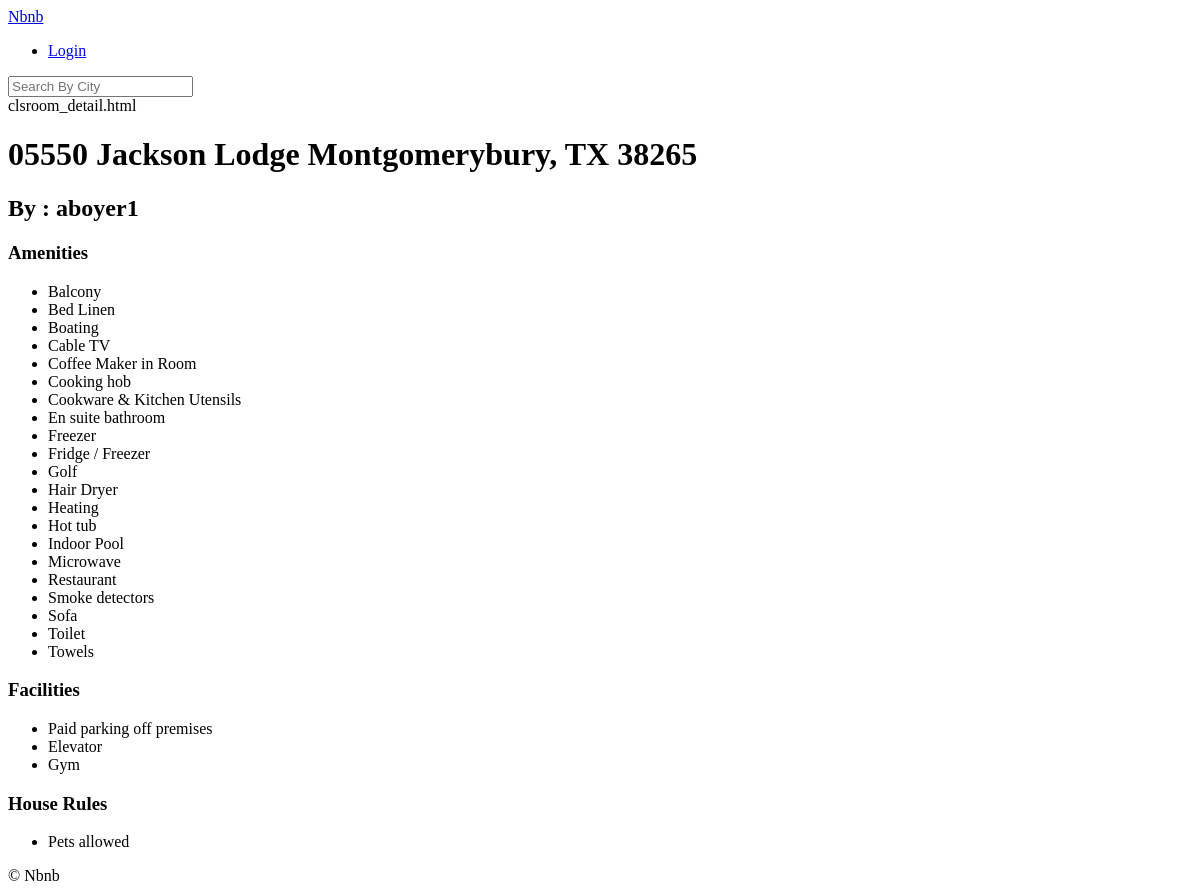
The app's page /rooms/4, older data.
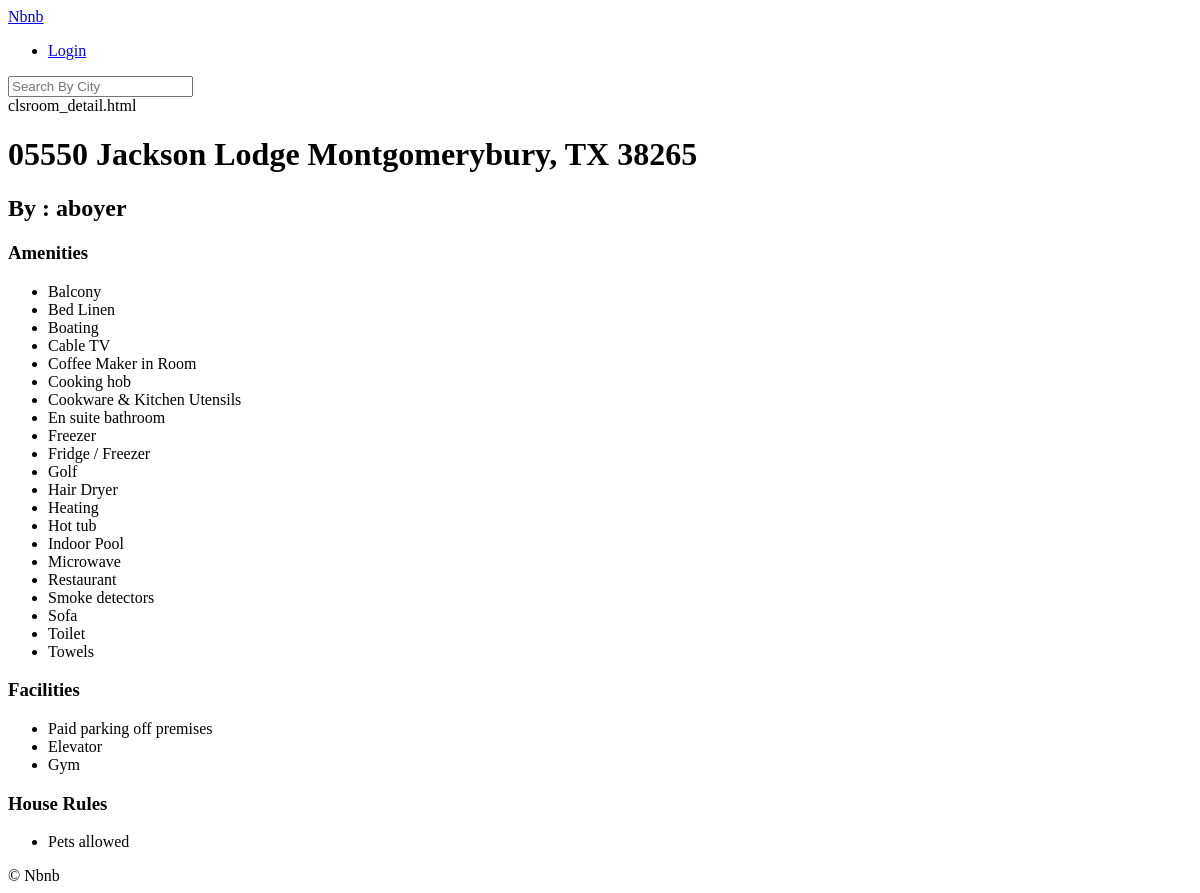
The same page, newer data.
### appRooms/models.py (models this page shows, shortened)
class clsRoom(core_models.TimeStampedModel):
    colName = models.CharField(null=True, blank=True, max_length=140)
    colDescription = models.TextField(null=True, blank=True)
    colCountry = CountryField(null=True, blank=True)
    colCity = models.CharField(max_length=80, null=True, blank=True)
    colPrice = models.IntegerField(default=0)
    colAddress = models.CharField(max_length=140, null=True, blank=True)
    colGuests = models.IntegerField(default=0)
    colBeds = models.IntegerField(default=0)
    colBedrooms = models.IntegerField(default=0)
    colBaths = models.IntegerField(default=0)
    colCheck_in = models.TimeField(null=True)
    colCheck_out = models.TimeField(null=True)
    colInstant_book = models.BooleanField(default=False)
    colHost = models.ForeignKey(
        "appUsers.clsUser", related_name="relRooms", null=True, on_delete=models.CASCADE
    )
    colRoom_type = models.ForeignKey(
        "clsRoomType",
        related_name="relRooms",
        on_delete=models.SET_NULL,
        null=True,
        blank=True,
    )
    colAmenities = models.ManyToManyField(
        "clsAmenity", related_name="relRooms", blank=True
    )
    colFacilities = models.ManyToManyField(
        "clsFacility", related_name="relRooms", blank=True
    )
    colHouse_rules = models.ManyToManyField(
        "clsHouseRule", related_name="relRooms", blank=True
    )
    def save(self, *args, **kwargs):
        self.colCity = str.capitalize(self.colCity)
        super().save(*args, **kwargs)  # call the real save() method
    """
    #   저장하려는 데이타 값들을 확인하고 저장할 수 있다
    def save_model(self, request, obj, form, change):
        print(obj, form, change)

        #   원래 호출하려던 장고 내장함수를 호출해서 save 를 진행한다
        super().save(*args, **kwargs)
    """

### appUsers/models.py (models this page shows)
class clsUser(AbstractUser):
    GENDER_MALE = "male"
    GENDER_FEMALE = "female"
    GENDER_OTHER = "other"
    GENDER_CHOICES = (
        (GENDER_MALE, "male"),
        (GENDER_FEMALE, "female"),
        (GENDER_OTHER, "other"),
    )
    LANGUAGE_KOREAN = "kor"
    LANGUAGE_ENGLISH = "eng"
    LANGUAGE_OTHER = "other"
    LANGUAGE_CHOICES = (
        (LANGUAGE_KOREAN, "korean"),
        (LANGUAGE_ENGLISH, "english"),
        (LANGUAGE_OTHER, "other"),
    )
    CURRENCY_USD = "usd"
    CURRENCY_KRW = "krw"
    CURRENCY_OTHER = "other"
    CURRENCY_CHOICES = (
        (CURRENCY_USD, "dollar"),
        (CURRENCY_KRW, "won"),
        (CURRENCY_OTHER, "other"),
    )
    colGender = models.CharField(
        choices=GENDER_CHOICES,
        default=GENDER_MALE,
        max_length=10,
        null=True,
        blank=True,
    )
    colLanguage = models.CharField(
        choices=LANGUAGE_CHOICES,
        default=LANGUAGE_KOREAN,
        max_length=10,
        null=True,
        blank=True,
    )
    colCurrency = models.CharField(
        choices=CURRENCY_CHOICES,
        default=CURRENCY_KRW,
        max_length=10,
        null=True,
        blank=True,
    )
    colAvatar = models.ImageField(null=True, blank=True, upload_to="avatars")
    colBio = models.TextField(default="", blank=True)
    colBirthdate = models.DateTimeField(null=True, blank=True)
    colSuperhost = models.BooleanField(default=False)

### appRooms/views.py (the view)
# urls.py: path("<int:pk>", views.clsHomeDetail.as_view(), name="detail"),  #   함수기반
class clsHomeDetail(DetailView):
    model = models.clsRoom

### appRooms/models.py (called while the page is built)
    def __str__(self):
        return self.colName

### templates/appRooms/clsroom_detail.html (shortened to what this page needs)
{% extends "base.html" %}
{% block content %}
    clsroom_detail.html<br/>
    <div>
        <h1>{{object.colName}}</h1>
    </div>
    <div>
        <h2>By : {{object.colHost.username}}
        </h2>
        <h3>Amenities</h3>
        <ul>
            {% for a in object.colAmenities.all %}
                <li>{{a}}</li>
            {% endfor %}
        </ul>
        <h3>Facilities</h3>
        <ul>
            {% for a in object.colFacilities.all %}
                <li>{{a}}</li>
            {% endfor %}
        </ul>
        <h3>House Rules</h3>
        <ul>
            {% for a in object.colHouse_rules.all  %}
                <li>{{a}}</li>
            {% endfor %}
        </ul>
    </div>
{% endblock content %}

Row changes from the older to the newer data that the page shows:
changed through a linked row, clsRoom "05550 Jackson Lodge Montgomerybury, TX 38265": colHost.username "aboyer1" → "aboyer"
